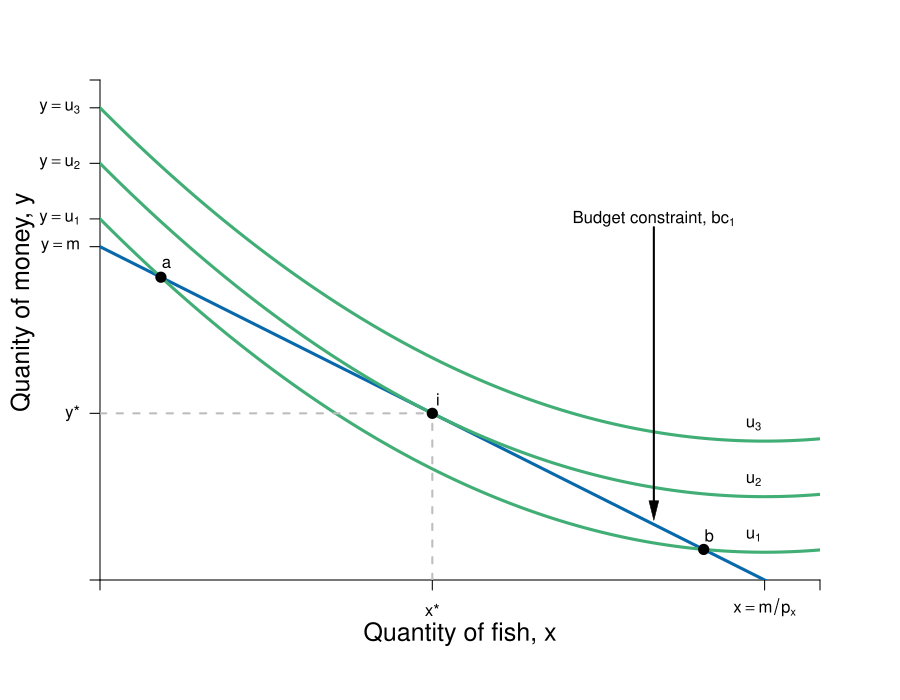

The script that saved this image:
require(shape)
pdf(file = "bfh-textbook/indmarketdemand/demand_qql_indiff.pdf", width = 9, height = 7)

#Set parameters for graphics
axislabelsize <- 1.5
labelsize <- 1.2
graphlinewidth <- 3
segmentlinewidth <- 2

COL <- c("#7fc97f", "#beaed4", "#fdc086", "#ffff99", "#386cb0", "#f0027f", "#bf5b17", "#666666")
COLA <- c("#99d8c9","#66c2a4","#41ae76", "#238b45", "#005824")
COLB <- c("#4eb3d3", "#2b8cbe", "#0868ac","#084081")

#Edited the margins to cater for the larger LHS labels
par(mar =  c(6, 5, 4, 4))

mrsA <- function(x, rmax = 10, xmax = 20) {
  rmax - (rmax/xmax)*x
}


uA <- function(x, y, rmax = 2, xmax = 12) {
  y + rmax*x - (1/2)*(rmax/xmax)*x^2
}

indiffA1 <- function(x, uA = 10, rmax = 2.5, xmax = 10) {
  uA - rmax*x + (1/2)*(rmax/xmax)*(x^2)
}


bcA <- function(x, w = 20, p = 2) {
  w - p*x
}


xlims <- c(0, 13)
ylims <- c(0, 18)

npts <- 501 
x <- seq(xlims[1], xlims[2], length.out = npts)
y <- seq(ylims[1], ylims[2], length.out = npts) 
a <- c(13, 15, 17)

plot(0, 0, xlim = xlims, ylim = ylims, type = "n",
     xlab = expression(paste("")),
     ylab = expression(paste("")), 
     xaxt = "n", 
     yaxt = "n", 
     cex.lab = axislabelsize, 
     bty = "n",
     xaxs="i", 
     yaxs="i")

# ticksy <- seq(from = 0, to = ylims[2], by = 2)
# ylabels <- seq(from = 0, to = ylims[2], by = 2)
# ticksx <- seq(from = 0, to = xlims[2], by = 2)
# xlabels <- seq(from = 0, to = xlims[2], by = 2)
ticksy <- c(0, 6, 12, 13, 15, 17, ylims[2])
ylabels <- c(NA, expression(paste(y,"*")), expression(paste(y == m)), expression(paste(y == u[1])), expression(paste(y == u[2])), expression(paste(y == u[3])), NA)
ticksx <- c(0, 6, 12, xlims[2])
xlabels <- c(NA, expression(paste(x,"*")), expression(paste(x == m/p[x])), NA)

axis(1, at = ticksx, pos = 0, labels = xlabels)
axis(2, at = ticksy, pos = 0, labels = ylabels, las = 1)

npts <- 500 
xx1 <- seq(xlims[1], xlims[2], length.out = npts)

lines(xx1, bcA(xx1, w = 12, p = 1), col = COLB[3], lwd = graphlinewidth)
#lines(xx1, indiffA1(xx1, uA = 20, rmax = 2.5, xmax = 10), col = COLB[4], lwd = graphlinewidth)



mtext(expression(paste("Quantity of fish, ", x)), side=1, line = 2.5, cex = axislabelsize)
text(-1.4, 10, expression(paste("Quanity of money, ", y)), xpd = TRUE, cex = axislabelsize, srt = 90) 

#segments(4.11765, 6.17647, 5.88, 8.88, lty = 1, col = COL[2] , lwd = graphlinewidth)
#text(7.3, 3, expression("Pareto Efficient"))
#text(7.3, 2.5, expression("Curve"))
#Arrows(7.3, 3.5, 7.3, 6.1, col = "black", lty = 1, lwd = 2, arr.type = "triangle", arr.lwd = 0.5)

#Label the iso-welfare functions for the HG, Aisha
text(11.8, 1.6, expression(u[1]))
text(11.8, 3.6, expression(u[2]))
text(11.8, 5.6, expression(u[3]))
#text(6.6, 8.3, expression(u[4]^A))

#Label the indifference curves for the HG, Betty
# text(7.6, 17, expression(u[1]^B))
# text(6.75, 17, expression(u[2]^B))
# text(6, 17, expression(u[3]^B))
#text(3.4, 6.9, expression(v[4]^B))

#Label mrs function
#text(10, 8, expression(paste(mrs(x,y) == r[max] - frac(r[max], x[max])*x)))
#Arrows(10, 7.5, 10, 5.6, col = "black", lty = 1, lwd = 2, arr.type = "triangle", arr.lwd = 0.5)

#Label satiation
#text(20, 4, expression(paste(x[max] == "Point")))
#text(20, 3, expression(paste("of Satiation")))
#Arrows(20, 2.5, 20, 0.5, col = "black", lty = 1, lwd = 2, arr.type = "triangle", arr.lwd = 0.5)

#Label highest willingness to pay
# text(5, 10.5, expression(paste(r[max] == "Maximum")))
# text(5, 9.5, expression(paste("Willingness to Pay")))
# Arrows(3, 10, 0.5, 10, col = "black", lty = 1, lwd = 2, arr.type = "triangle", arr.lwd = 0.5)


contour(x, y, 
        outer(x, y, uA),
        #labels = c("v1", "v2", "v3"),
        drawlabels = FALSE,
        col = COLA[3],
        #xlab = expression(paste("A's Apples, ", x)),
        #ylab = expression(paste("A's Oranges, ", y)),
        #cex.lab = axislabelsize,
        lwd = graphlinewidth,
        levels = a, 
        xaxs="i", 
        yaxs="i", 
        add = TRUE)

segments(0, 6, 6, 6, lty = 2, col = "gray" , lwd = segmentlinewidth)
segments(6, 0, 6, 6, lty = 2, col = "gray" , lwd = segmentlinewidth)
points(6, 6, pch = 16, col = "black", cex = 1.5)

text(6.1, 6.5, expression(i))


points(1.1, 10.9, pch = 16, col = "black", cex = 1.5)
points(10.9, 1.1, pch = 16, col = "black", cex = 1.5)
text(1.2, 11.4, expression(a))
text(11, 1.6, expression(b))

#segments(4.11765, 6.17647, 5.88, 8.88, lty = 1, col = COL[2] , lwd = graphlinewidth)
# text(2, 3, expression(paste("Budget constraint, ", bc[1])))
# Arrows(3.5, 3, 8.5, 3, col = "black", lty = 1, lwd = 2, arr.type = "triangle", arr.lwd = 0.5)

text(10, 13, expression(paste("Budget constraint, ", bc[1])))
Arrows(10, 12.7, 10, 2.5, col = "black", lty = 1, lwd = 2, arr.type = "triangle", arr.lwd = 0.5)


# par(new = TRUE)
# 
# #Use the same x and ylims as previously, but with locations switched
# xlims2 <- c(18, 0)
# ylims2 <- c(18, 0)

#Leave the ylab and xlab blank to ensure no axes titles
# plot(0, 0, xlim = xlims2, ylim = ylims2, type = "n",
#      xlab = expression(paste("")),
#      ylab = expression(paste("")),
#      xaxt = "n", 
#      yaxt = "n", 
#      cex.lab = 1.3, 
#      bty = "n",
#      xaxs="i", 
#      yaxs="i")
# 
# 
# lines(xx1, indiffAlow(xx1, uA = 46.08, alpha = 16, beta = 1/24), col = COL[2], lwd = graphlinewidth)


#Set up axes at sides 3 and 4 (top and right)
# axis(side = 3, at = ticksx, pos = 0, labels = xlabels)
# axis(side = 4, at = ticksy, pos = 0, labels = ylabels, las = 0)
# mtext("B's Apples, x", side=3, line = 2.5, cex = axislabelsize)
# text(-0.8, 7, expression(paste("B's Oranges, y")), xpd = TRUE, cex = axislabelsize, srt = 270) 
# 
# #Add arrows:
# arrows(-0.8, 10, -0.8, 14, xpd = TRUE, length=0.1,angle=40,lwd=3)
# arrows(6.2, -1.8, 9, -1.8, xpd = TRUE, length=0.1,angle=40,lwd=3)
# 

#Customize ticks and labels for the plot
#ticksy <- seq(from = 0, to = 15, by = 1)
#ylabels <- seq(from = 0, to = 15, by = 1)
#ticksx <- seq(from = 0, to = 10, by = 1)
#xlabels <- seq(from = 0, to = 10, by = 1)
#axis(1, at = ticksx, pos = 0, labels = xlabels)
#axis(2, at = ticksy, pos = 0, labels = ylabels, las = 0)

dev.off()
